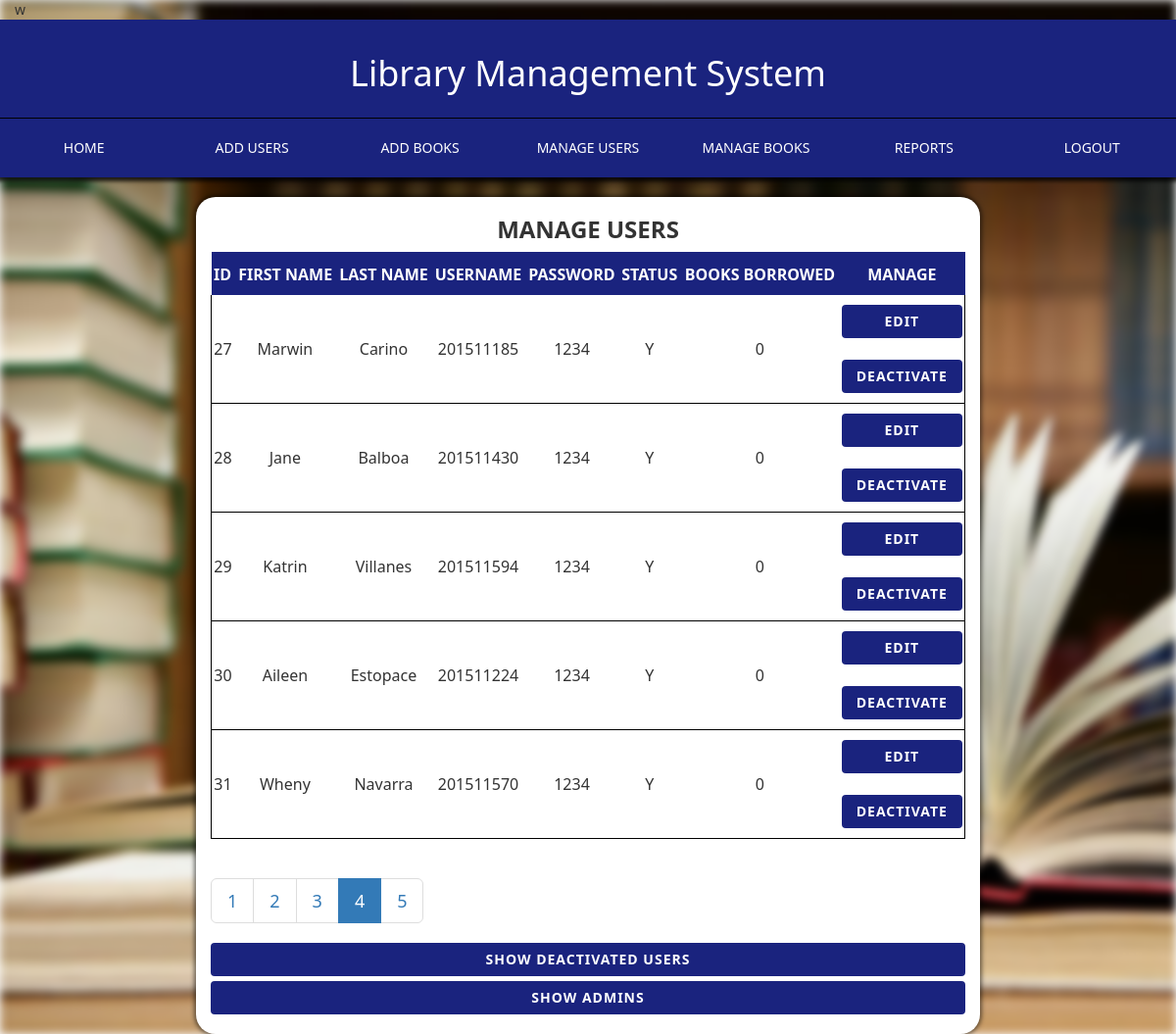
Page /manUser.php?page=4 (signed in) on the committed database.
### tables this page shows
CREATE TABLE `usertbl` (
  `id` int(11) NOT NULL,
  `fullname` varchar(50) NOT NULL,
  `lname` varchar(25) NOT NULL,
  `fname` varchar(25) NOT NULL,
  `user` varchar(10) NOT NULL,
  `pass` varchar(10) NOT NULL,
  `status` enum('y','n') NOT NULL,
  `num_of_books` int(11) NOT NULL,
  `borrowed_status` enum('y','n') NOT NULL,
  `penalty_date` date DEFAULT NULL
);

### manUser.php (the view, shortened to what this page needs)
<html>
	<head>
		<link rel="stylesheet" type="text/css" href="./css/bootstrap.min.css">
		<link rel="stylesheet" type="text/css" href="./css/custom.css">
	</head>
	<body>
		<?php include 'loader.php'; ?>w
	<?php include "./header2.php"; ?>
			<div class="row">
				<div class="col-md-2"></div>
				<div class="col-md-8 form">
					<h3 class="text-center title">MANAGE USERS</h3>
					<table>
						<tr class="heading-table">
							<td class="table-side">ID</td>
							<td>FIRST NAME</td>
							<td>LAST NAME</td>
							<td>USERNAME</td>
							<td>PASSWORD</td>
							<td>STATUS</td>
							<td>BOOKS BORROWED</td>
							<td class="table-side">MANAGE</td>
						</tr>
						<?php
						include('./connect.php');
						$curr_page = $_GET["page"];
						if($curr_page=="" || $curr_page=="1"){
							$curr_page = 0;
						}
						else{
							$curr_page = ($curr_page*5) - 5;
						}
						$query = "SELECT * FROM usertbl limit $curr_page,5";
						$query2 = "SELECT * FROM usertbl";
						$sql2 = mysqli_query($db_connect, $query2);
						$counter = 0;
						if($sql = mysqli_query($db_connect, $query)){
							$total_rows = mysqli_num_rows($sql);
							$total_rows2 = mysqli_num_rows($sql2);
							$num_pages = ceil($total_rows2/5);
							if($total_rows>0){
								while($row = mysqli_fetch_array($sql)) {
									if($row['status'] == 'y') {
										if($counter == 0)
											echo '<tr>';
								?>
									<td class="id-border"><?php echo $row['id'] ?></td>
									<td class="bot-border"><?php echo $row['fname']?></td>
									<td class="bot-border"><?php echo $row['lname']?></td>
									<td class="bot-border"><?php echo $row['user']?></td>
									<td class="bot-border"><?php echo $row['pass']?></td>
									<td class="bot-border"><?php echo strtoupper($row['status'])?></td>
									<td class="bot-border"><?php echo $row['num_of_books']?></td>
									<td class="manage-border"><form class="link-form" action="./edit.php" method="post"><input type="hidden" name="id" value="<?php echo $row['id'] ?>" /><input type="submit" value="EDIT" class="btn btn-block btn-login" /></form><br><a href="./delete.php?id=<?php echo $row['id'] ?>" class="btn btn-block btn-login">DEACTIVATE</a></td>
								<?php
										if($counter%6 == 0)
											echo '</tr>';
									}
								}
							}
						}
								?>
					</table>
					<nav aria-label="Page navigation example">
 							 <ul class="pagination pagination-lg ">
					<?php
						 for ($i=1; $i <= $num_pages; $i++) {
								?>
								<li class="page-item <?php if($i == $_GET['page']) echo 'active'; ?>">
								<a href="./manUser.php?page=<?php echo $i ?> "?>
										 <?php echo $i; ?>
								</a>
									</li>
								<?php
							}
							?>
							</ul>
						</nav>
					<a href="./delusers.php" class="btn btn-block btn-login">SHOW DEACTIVATED USERS</a>
					<a href="./showadmin.php" class="btn btn-block btn-login">SHOW ADMINS</a>
					<br>
				</div>
				<div class="col-md-2"></div>
			</div>
		</div>
	</body>
</html>

### css/custom.css (style rules this page uses)
body { font-family: 'Segoe UI'; }
.id-border { border-left: 1px solid #000; border-bottom: 1px solid #000; }
.bot-border { border-bottom: 1px solid #000; }
.manage-border { border-right: 1px solid #000; border-bottom: 1px solid #000; }
.form { margin:auto; margin-top: 20px; background: #fff; border-radius: 20px; box-shadow: 0px 0px 4px 2px rgba(0,0,0,0.5); }
.btn-login { background: #1A237E; font-weight: 700; letter-spacing: 1px; color: #fff; }
.title { font-weight: 700; }
table { width: 100%; margin: 0 auto; margin-bottom: 20px }
table td { border: 0px solid #000; text-align: center; padding: 10px 2px; }
.heading-table { font-weight: 600; background: #1A237E; color: #fff; }
.link-form { display: inline; }
.table-side { border-right: 1px solid #1A237E; }
.heading-table { border-top: 2px solid #1A237E; }

### rows in the picture
usertbl: id "27", fname "Marwin", lname "Carino", user "201511185", pass "1234", status "Y", num_of_books "0"
usertbl: id "28", fname "Jane", lname "Balboa", user "201511430", pass "1234", status "Y", num_of_books "0"
usertbl: id "29", fname "Katrin", lname "Villanes", user "201511594", pass "1234", status "Y", num_of_books "0"
usertbl: id "30", fname "Aileen", lname "Estopace", user "201511224", pass "1234", status "Y", num_of_books "0"
usertbl: id "31", fname "Wheny", lname "Navarra", user "201511570", pass "1234", status "Y", num_of_books "0"
